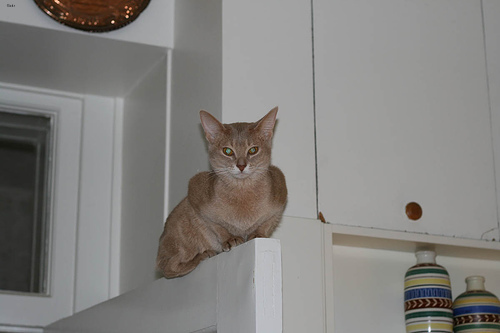
#> input picture Que2/images/Abyssinian_132.jpg, 500 x 333 px; its folder holds only this picture in this run
$ jupyter execute --allow-errors MLAssignment3_Q2.ipynb   (older library calls are emulated)
#> lines starting #> are read from the running program, lines starting #| are printed output that depends on the picture
[cell 1]
import cv2
import glob
import matplotlib.pyplot as plt
import numpy as np
from sklearn.decomposition import PCA
from sklearn.manifold import TSNE
from tqdm import tqdm

[cell 2]
#data_files = glob.glob("/content/drive/MyDrive/MLAssignment3/images/*.jpg")

[cell 3]
data_files = glob.glob("images/*.jpg")

[cell 4]
data_images = []
data_label = []
for img in tqdm(data_files, desc="Loading..."):
  try:
    data_images.append(cv2.resize(cv2.imread(img), (32,32)))
    #label 1 for cats and 0 for dogs
    data_label.append(1 if img.split('/')[-1][0].isupper() else 0)
  except:
    print('Unable to read image:', img)

data_images = np.array(data_images)
data_label = np.array(data_label)
data_images.shape, data_label.shape
#> Out = ((1, 32, 32, 3), (1,))

[cell 5]
np.unique(data_label, return_counts = True)

**1**. (a) PCA

[cell 6]
flatten_imgs = data_images.reshape((data_images.shape[0], 32*32*3))
flatten_imgs.shape
#> Out = (1, 3072)

[cell 7]
pca = PCA(n_components=0.9, svd_solver='full')
pca.fit(flatten_imgs)

[cell 8]
pca_features = pca.transform(flatten_imgs)
#> pca_features = [0]

[cell 9]
pca_features.shape
#> Out = (1, 1)

#> (a cell that did not finish here is left out)

[cell 11]
plt.figure(figsize=(7,7))
#> (the rest of this cell did not finish here and is left out)

**1**. (b) Canny Edge Detection + Color histogram

[cell 12]
from scipy.ndimage.filters import convolve
import random

[cell 13]
# gives gaussain kernel for 1. noise reduction
def gaussian_kernel(size, sigma=1):
    size = int(size) // 2
    x, y = np.mgrid[-size:size+1, -size:size+1]
    normal = 1 / (2.0 * np.pi * sigma**2)
    g =  np.exp(-((x**2 + y**2) / (2.0*sigma**2))) * normal
    return g

def sobel_filters(img):
    # img = np.float32(img)
    Kx = np.array([[-1, 0, 1], [-2, 0, 2], [-1, 0, 1]], np.float32)
    Ky = np.array([[1, 2, 1], [0, 0, 0], [-1, -2, -1]], np.float32)

    Ix = convolve(img, Kx)
    Iy = convolve(img, Ky)

    G = np.hypot(Ix, Iy)
    G = G / G.max() * 255

    theta = np.arctan2(Iy, Ix)

    return G, theta

def non_max_suppression(img, D):
    M, N = img.shape
    Z = np.zeros((M,N), dtype=np.int32)
    angle = D * 180. / np.pi
    angle[angle < 0] += 180

    for i in range(1,M-1):
        for j in range(1,N-1):
            try:
                q = 255
                r = 255

               #angle 0
                if (0 <= angle[i,j] < 22.5) or (157.5 <= angle[i,j] <= 180):
                    q = img[i, j+1]
                    r = img[i, j-1]
                #angle 45
                elif (22.5 <= angle[i,j] < 67.5):
                    q = img[i+1, j-1]
                    r = img[i-1, j+1]
                #angle 90
                elif (67.5 <= angle[i,j] < 112.5):
                    q = img[i+1, j]
                    r = img[i-1, j]
                #angle 135
                elif (112.5 <= angle[i,j] < 157.5):
                    q = img[i-1, j-1]
                    r = img[i+1, j+1]

                if (img[i,j] >= q) and (img[i,j] >= r):
                    Z[i,j] = img[i,j]
                else:
                    Z[i,j] = 0

            except IndexError as e:
                pass
    return Z

def threshold(mag, lowThresholdRatio=0.2, highThresholdRatio=0.3):
    #getting the dimensions of the input image
    height, width = mag.shape

    highThreshold = mag.max() * highThresholdRatio;
    lowThreshold = highThreshold * lowThresholdRatio;

    weak = np.int32(25)
    strong = np.int32(255)

    for i_x in range(width):
        for i_y in range(height):

            grad_mag = mag[i_y, i_x]

            if grad_mag<lowThreshold:
                mag[i_y, i_x]= 0
            elif highThreshold>grad_mag>= lowThreshold:
                mag[i_y, i_x]= weak
            else:
                mag[i_y, i_x]= strong

    return mag, weak, strong

def hysteresis(img, weak, strong=255):
    M, N = img.shape
    for i in range(1, M-1):
        for j in range(1, N-1):
            if (img[i,j] == weak):
                try:
                    if ((img[i+1, j-1] == strong) or (img[i+1, j] == strong) or (img[i+1, j+1] == strong)
                        or (img[i, j-1] == strong) or (img[i, j+1] == strong)
                        or (img[i-1, j-1] == strong) or (img[i-1, j] == strong) or (img[i-1, j+1] == strong)):
                        img[i, j] = strong
                    else:
                        img[i, j] = 0
                except IndexError as e:
                    pass
    return img

def rgb2gray(rgb):

    r, g, b = rgb[:,:,0], rgb[:,:,1], rgb[:,:,2]
    gray = 0.2989 * r + 0.5870 * g + 0.1140 * b

    return gray

[cell 14]
def canny_detector(img, weak_th = 0.2, strong_th = 0.3):

    #convert RGB to Gray Scale
    # img = cv2.cvtColor(sample, cv2.COLOR_BGR2GRAY)
    img = rgb2gray(img)

    # Noise reduction step
    kernel = gaussian_kernel(size=5, sigma=1.4)
    img = convolve(img, kernel)

    # Calculating the gradients
    mag, ang = sobel_filters(img)
    mag = mag.astype(np.int)

    mag = non_max_suppression(mag, ang)

    # double thresholding step
    mag, weak, strong = threshold(mag, lowThresholdRatio=weak_th, highThresholdRatio=strong_th)

    mag = hysteresis(mag, weak, strong)

    # finally returning the magnitude of
    # gradients of edges
    return mag

[cell 15]
fig,ax = plt.subplots(2,5,figsize=(25,10))
#> (the rest of this cell did not finish here and is left out)

[cell 16]
from copy import copy

[cell 17]
def color_histogram(img):
  img_copy = copy(img)
  img_copy[np.where(img > 192)] = 3
  img_copy[np.where((192 >= img) & (img > 128))] = 2
  img_copy[np.where((128 >= img) & (img > 64))] = 1
  img_copy[np.where((64 >= img) & (img >= 0))] = 0

  histogram = np.zeros(64)
  for i in range(img.shape[0]):
    for j in range(img.shape[1]):
      histogram[img_copy[i][j][0] * 16  + img_copy[i][j][1] * 4 + img_copy[i][j][2] * 1] += 1

  return histogram

[cell 18]
def feature_descriptor2(data):
  new_feature_set = []
  for img in tqdm(data):
    ced = canny_detector(img, weak_th = 0.2, strong_th = 0.25)
    ced = ced.reshape(32*32)
    ch = color_histogram(img)
    features = np.concatenate([ced,ch])
    new_feature_set.append(features)
#> this loop made 1 pass
#> pass 1, in canny_detector (call 2), `img = convolve(img, kernel)`:
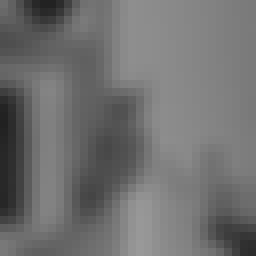
#> img: shape (32, 32) float64 (shown 8 times larger); min 33.64, max 153.3, mean 112.2
#> pass 1, in sobel_filters (call 2), `Ix = convolve(img, Kx)`:
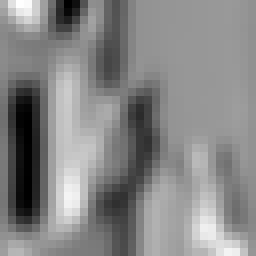
#> Ix: shape (32, 32) float64 (shown 8 times larger); min -196.7, max 155, mean -10.8; drawn with min black and max white
#> pass 1, in sobel_filters (call 2), `Iy = convolve(img, Ky)`:
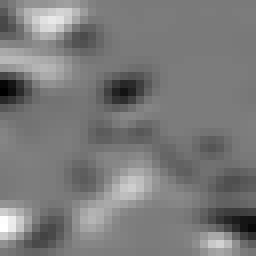
#> Iy: shape (32, 32) float64 (shown 8 times larger); min -158.2, max 171.7, mean 0.6; drawn with min black and max white
#> after the loop, new_feature_set = 1 item

  return np.array(new_feature_set)

[cell 19]
ced_ch_features = feature_descriptor2(data_images)

#> (a cell that did not finish here is left out)

[cell 21]
plt.figure(figsize=(7,7))
#> (the rest of this cell did not finish here and is left out)

[cell 22]
from sklearn.model_selection import GridSearchCV
from sklearn.svm import SVC
from sklearn import svm

[cell 23]
#General Function for splitting the data
def splitting(features,target,p):
#> called with features = array of shape (1, 1), target = array of shape (1,), p = 0.8
  splitting_index= int(p * features.shape[0])
#> splitting_index = 0
  train_X=features[0:splitting_index]
#> train_X = empty array
  train_y=target[0:splitting_index]
#> train_y = empty array
  test_X=features[splitting_index:]
#> test_X = [0]
  test_y= target[splitting_index:]
#> test_y = [1]
  return train_X,train_y,test_X,test_y

Q2:3:For PCA data grid search and accuracies

[cell 24]
#Splitting data in 80:20 ratio
train_X_pca,train_y_pca,test_X_pca,test_y_pca= splitting(pca_features,data_label,0.8)
#> train_X_pca = empty array; train_y_pca = empty array; test_X_pca = [0]; test_y_pca = [1]
#| Fitting 5 folds for each of 5 candidates, totalling 25 fits

[cell 25]
#Performing gird search cv
parameter_grid = {'C': [0.1,1, 10, 100,1000], 'kernel': ['rbf']}
grid_search_tuning = GridSearchCV(SVC(),parameter_grid,refit=True,verbose=2)
#> (the rest of this cell did not finish here and is left out)

$ run again, on Que2/images/Abyssinian_152.jpg
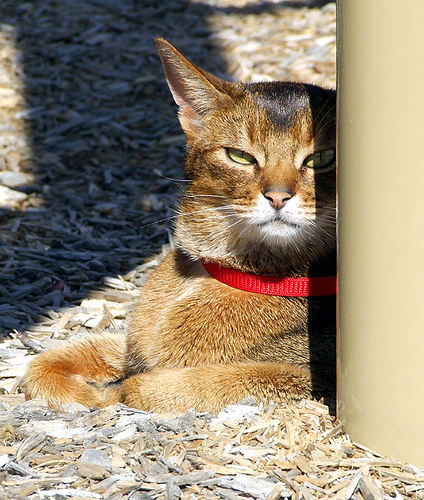
#> input picture Que2/images/Abyssinian_152.jpg, 424 x 500 px
#> pca_features = [0]
#> the loop in feature_descriptor2, `for img in tqdm(data):` made 1 pass
#> pass 1, in canny_detector (call 2), `img = convolve(img, kernel)`:
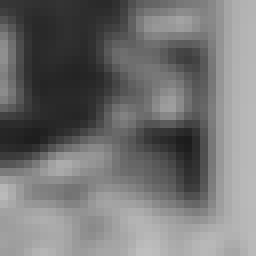
#> img: shape (32, 32) float64 (shown 8 times larger); min 28.88, max 191.9, mean 115.8
#> pass 1, in sobel_filters (call 2), `Iy = convolve(img, Ky)`:
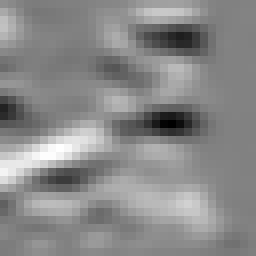
#> Iy: shape (32, 32) float64 (shown 8 times larger); min -322.6, max 312.4, mean 20.8; drawn with min black and max white
#> after the loop in feature_descriptor2, `for img in tqdm(data):`: new_feature_set = 1 item
#> train_X = empty array
#> test_X = [0]
#> train_X_pca = empty array; test_X_pca = [0]; test_y_pca = [1]
#| Fitting 5 folds for each of 5 candidates, totalling 25 fits
